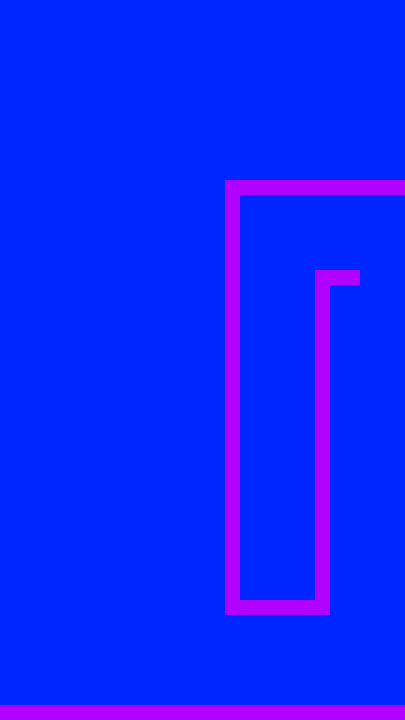

Below is a game level as drawn by its tile map, then a one-line description and the .tmx file that defines it, in full:
An orthogonal 27x48 tile map with 15x15 px tiles, 1 tile layer (Tile Layer 1), 2 tilesets and 7 objects.

<map version="1.0" tiledversion="1.1.5" orientation="orthogonal" renderorder="right-down" width="27" height="48" tilewidth="15" tileheight="15" infinite="0" nextobjectid="87">
 <tileset firstgid="1" name="tileset" tilewidth="15" tileheight="15" tilecount="10" columns="10">
  <image source="../gfx/tilesets/blocks.png" width="150" height="15" />
 </tileset>
 <tileset firstgid="11" name="button" tilewidth="15" tileheight="15" tilecount="1" columns="1">
  <image source="../gfx/images/button.png" width="15" height="15" />
 </tileset>
 <layer name="Tile Layer 1" width="27" height="48">
  <data encoding="csv">
8,8,8,8,8,8,8,8,8,8,8,8,8,8,8,8,8,8,8,8,8,8,8,8,8,8,8,
8,8,8,8,8,8,8,8,8,8,8,8,8,8,8,8,8,8,8,8,8,8,8,8,8,8,8,
8,8,8,8,8,8,8,8,8,8,8,8,8,8,8,8,8,8,8,8,8,8,8,8,8,8,8,
8,8,8,8,8,8,8,8,8,8,8,8,8,8,8,8,8,8,8,8,8,8,8,8,8,8,8,
8,8,8,8,8,8,8,8,8,8,8,8,8,8,8,8,8,8,8,8,8,8,8,8,8,8,8,
8,8,8,8,8,8,8,8,8,8,8,8,8,8,8,8,8,8,8,8,8,8,8,8,8,8,8,
8,8,8,8,8,8,8,8,8,8,8,8,8,8,8,8,8,8,8,8,8,8,8,8,8,8,8,
8,8,8,8,8,8,8,8,8,8,8,8,8,8,8,8,8,8,8,8,8,8,8,8,8,8,8,
8,8,8,8,8,8,8,8,8,8,8,8,8,8,8,8,8,8,8,8,8,8,8,8,8,8,8,
8,8,8,8,8,8,8,8,8,8,8,8,8,8,8,8,8,8,8,8,8,8,8,8,8,8,8,
8,8,8,8,8,8,8,8,8,8,8,8,8,8,8,8,8,8,8,8,8,8,8,8,8,8,8,
8,8,8,8,8,8,8,8,8,8,8,8,8,8,8,8,8,8,8,8,8,8,8,8,8,8,8,
8,8,8,8,8,8,8,8,8,8,8,8,8,8,8,9,9,9,9,9,9,9,9,9,9,9,9,
8,8,8,8,8,8,8,8,8,8,8,8,8,8,8,9,8,8,8,8,8,8,8,8,8,8,8,
8,8,8,8,8,8,8,8,8,8,8,8,8,8,8,9,8,8,8,8,8,8,8,8,8,8,8,
8,8,8,8,8,8,8,8,8,8,8,8,8,8,8,9,8,8,8,8,8,8,8,8,8,8,8,
8,8,8,8,8,8,8,8,8,8,8,8,8,8,8,9,8,8,8,8,8,8,8,8,8,8,8,
8,8,8,8,8,8,8,8,8,8,8,8,8,8,8,9,8,8,8,8,8,8,8,8,8,8,8,
8,8,8,8,8,8,8,8,8,8,8,8,8,8,8,9,8,8,8,8,8,9,9,9,8,8,8,
8,8,8,8,8,8,8,8,8,8,8,8,8,8,8,9,8,8,8,8,8,9,8,8,8,8,8,
8,8,8,8,8,8,8,8,8,8,8,8,8,8,8,9,8,8,8,8,8,9,8,8,8,8,8,
8,8,8,8,8,8,8,8,8,8,8,8,8,8,8,9,8,8,8,8,8,9,8,8,8,8,8,
8,8,8,8,8,8,8,8,8,8,8,8,8,8,8,9,8,8,8,8,8,9,8,8,8,8,8,
8,8,8,8,8,8,8,8,8,8,8,8,8,8,8,9,8,8,8,8,8,9,8,8,8,8,8,
8,8,8,8,8,8,8,8,8,8,8,8,8,8,8,9,8,8,8,8,8,9,8,8,8,8,8,
8,8,8,8,8,8,8,8,8,8,8,8,8,8,8,9,8,8,8,8,8,9,8,8,8,8,8,
8,8,8,8,8,8,8,8,8,8,8,8,8,8,8,9,8,8,8,8,8,9,8,8,8,8,8,
8,8,8,8,8,8,8,8,8,8,8,8,8,8,8,9,8,8,8,8,8,9,8,8,8,8,8,
8,8,8,8,8,8,8,8,8,8,8,8,8,8,8,9,8,8,8,8,8,9,8,8,8,8,8,
8,8,8,8,8,8,8,8,8,8,8,8,8,8,8,9,8,8,8,8,8,9,8,8,8,8,8,
8,8,8,8,8,8,8,8,8,8,8,8,8,8,8,9,8,8,8,8,8,9,8,8,8,8,8,
8,8,8,8,8,8,8,8,8,8,8,8,8,8,8,9,8,8,8,8,8,9,8,8,8,8,8,
8,8,8,8,8,8,8,8,8,8,8,8,8,8,8,9,8,8,8,8,8,9,8,8,8,8,8,
8,8,8,8,8,8,8,8,8,8,8,8,8,8,8,9,8,8,8,8,8,9,8,8,8,8,8,
8,8,8,8,8,8,8,8,8,8,8,8,8,8,8,9,8,8,8,8,8,9,8,8,8,8,8,
8,8,8,8,8,8,8,8,8,8,8,8,8,8,8,9,8,8,8,8,8,9,8,8,8,8,8,
8,8,8,8,8,8,8,8,8,8,8,8,8,8,8,9,8,8,8,8,8,9,8,8,8,8,8,
8,8,8,8,8,8,8,8,8,8,8,8,8,8,8,9,8,8,8,8,8,9,8,8,8,8,8,
8,8,8,8,8,8,8,8,8,8,8,8,8,8,8,9,8,8,8,8,8,9,8,8,8,8,8,
8,8,8,8,8,8,8,8,8,8,8,8,8,8,8,9,8,8,8,8,8,9,8,8,8,8,8,
8,8,8,8,8,8,8,8,8,8,8,8,8,8,8,9,9,9,9,9,9,9,8,8,8,8,8,
8,8,8,8,8,8,8,8,8,8,8,8,8,8,8,8,8,8,8,8,8,8,8,8,8,8,8,
8,8,8,8,8,8,8,8,8,8,8,8,8,8,8,8,8,8,8,8,8,8,8,8,8,8,8,
8,8,8,8,8,8,8,8,8,8,8,8,8,8,8,8,8,8,8,8,8,8,8,8,8,8,8,
8,8,8,8,8,8,8,8,8,8,8,8,8,8,8,8,8,8,8,8,8,8,8,8,8,8,8,
8,8,8,8,8,8,8,8,8,8,8,8,8,8,8,8,8,8,8,8,8,8,8,8,8,8,8,
8,8,8,8,8,8,8,8,8,8,8,8,8,8,8,8,8,8,8,8,8,8,8,8,8,8,8,
9,9,9,9,9,9,9,9,9,9,9,9,9,9,9,9,9,9,9,9,9,9,9,9,9,9,9
</data>
 </layer>
 <objectgroup name="collision">
  <object id="75" x="0" y="705" width="405" height="15" />
  <object id="80" x="225" y="180" width="15" height="435" />
  <object id="81" x="240" y="600" width="90" height="15" />
  <object id="82" x="315" y="270" width="15" height="330" />
  <object id="84" x="330" y="270" width="30" height="15" />
  <object id="85" x="240" y="180" width="165" height="15" />
 </objectgroup>
 <objectgroup name="Button">
  <object id="86" gid="11" x="270" y="705" width="15" height="15" />
 </objectgroup>
</map>
